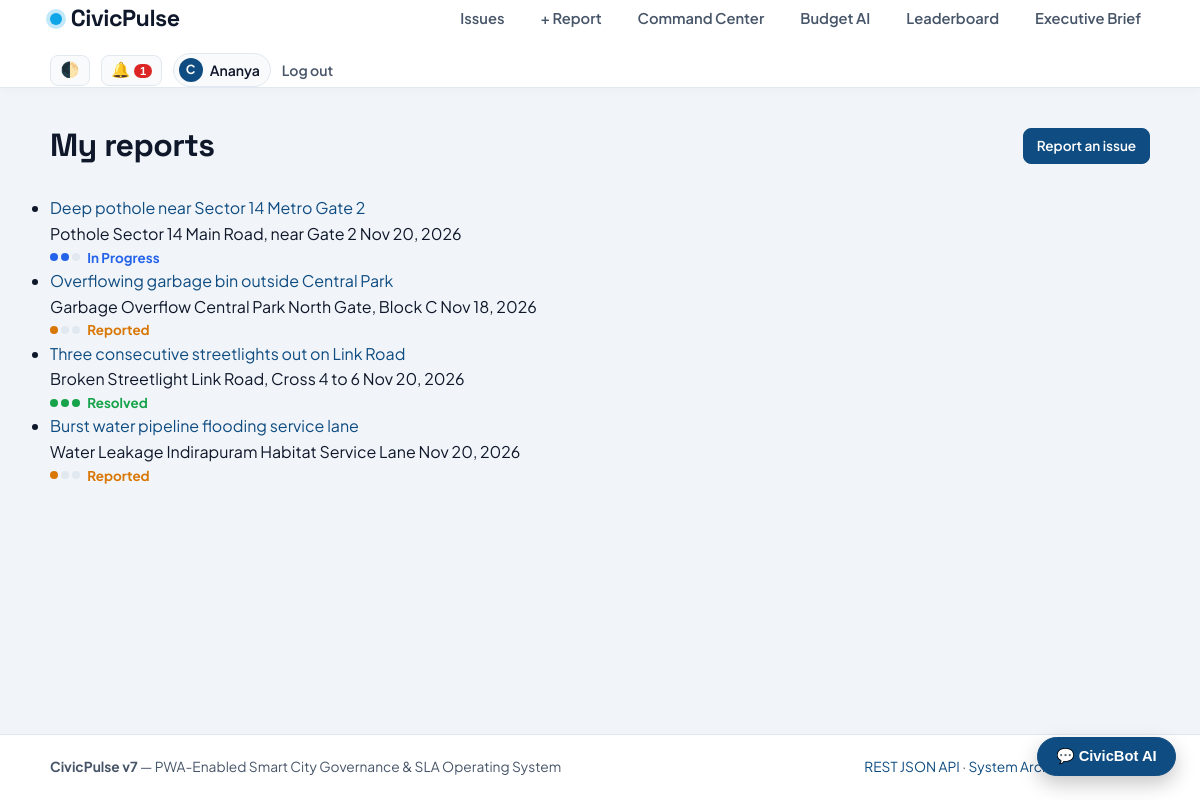
The page /my-reports/ (signed in) on the database its author committed.
### issues/models.py (models this page shows, shortened)
class Issue(models.Model):
    STATUS_CHOICES = [
        ('reported', 'Reported'),
        ('in_progress', 'In Progress'),
        ('resolved', 'Resolved'),
    ]
    title = models.CharField(max_length=200)
    description = models.TextField()
    location = models.CharField(max_length=255)
    latitude = models.FloatField(null=True, blank=True)
    longitude = models.FloatField(null=True, blank=True)
    photo = models.ImageField(upload_to='issue_photos/', blank=True, null=True)
    resolution_photo = models.ImageField(upload_to='resolution_photos/', blank=True, null=True)
    category = models.ForeignKey(Category, on_delete=models.PROTECT, related_name='issues')
    department = models.ForeignKey(
        Department, on_delete=models.SET_NULL, null=True, blank=True, related_name='issues'
    )
    status = models.CharField(max_length=20, choices=STATUS_CHOICES, default='reported')
    reported_by = models.ForeignKey(User, on_delete=models.CASCADE, related_name='reported_issues')
    upvotes = models.ManyToManyField(User, blank=True, related_name='upvoted_issues')
    citizen_verified = models.BooleanField(default=False)
    created_at = models.DateTimeField(auto_now_add=True)
    due_at = models.DateTimeField(null=True, blank=True)
    resolved_at = models.DateTimeField(null=True, blank=True)
    class Meta:
        ordering = ['-created_at']
    def get_absolute_url(self):
        return reverse('issue_detail', kwargs={'pk': self.pk})

class Category(models.Model):
    name = models.CharField(max_length=80, unique=True)
    department = models.ForeignKey(
        Department, on_delete=models.SET_NULL, null=True, blank=True, related_name='categories'
    )
    sla_hours = models.PositiveIntegerField(default=72, help_text='Target resolution window in hours')
    severity_weight = models.PositiveIntegerField(default=2, help_text='Base urgency multiplier (1-5)')
    class Meta:
        verbose_name_plural = 'Categories'

### issues/views.py (the view)
# urls.py: path('my-reports/', views.my_reports, name='my_reports'),
@login_required
def my_reports(request):
    issues = Issue.objects.filter(reported_by=request.user).select_related(
        'category', 'department'
    ).annotate(comment_count=Count('comments', distinct=True), num_upvotes=Count('upvotes', distinct=True))
    return render(request, 'issues/my_reports.html', {'issues': issues})

### issues/context_processors.py (called while the page is built, shortened)
def nav_badges(request):
    broadcast_msg = cache.get('civicpulse_emergency_broadcast', '')
    is_official = request.user.is_staff or request.user.departments.exists()
    unread_qs = request.user.notifications.filter(is_read=False).select_related('issue')
    return {
        'is_official': is_official,
        'unread_notifications': unread_qs[:5],
        'unread_count': unread_qs.count(),
        'emergency_broadcast': broadcast_msg,
    }

### templates/issues/my_reports.html (shortened to what this page needs)
{% extends "base.html" %}
{% block content %}
<div class="page-head">
  <h1>My reports</h1>
  <a class="btn btn--small" href="{% url 'report_issue' %}">Report an issue</a>
</div>
{% if issues %}
  <ul class="issue-list">
    {% for issue in issues %}
      <li class="issue-row">
        <div class="issue-main">
          <a class="issue-title" href="{{ issue.get_absolute_url }}">{{ issue.title }}</a>
          <div class="issue-meta">
            <span>{{ issue.category.name }}</span>
            <span>{{ issue.location }}</span>
            <span>{{ issue.created_at|date:"M j, Y" }}</span>
          </div>
        </div>
        <div class="issue-status">
          <span class="lane lane--{{ issue.status }}" aria-hidden="true"><i></i><i></i><i></i></span>
          <span class="status-text status-text--{{ issue.status }}">{{ issue.get_status_display }}</span>
        </div>
      </li>
    {% endfor %}
  </ul>
{% else %}
  <div class="empty">
    <p>You haven't reported any issues yet.</p>
    <p><a href="{% url 'report_issue' %}">Submit your first report</a>.</p>
  </div>
{% endif %}
{% endblock %}

### templates/base.html (shortened to what this page needs)
{% load static %}
<!doctype html>
<html lang="en" data-theme="light">
<head>
  <link rel="stylesheet" href="https://unpkg.com/leaflet@1.9.4/dist/leaflet.css">
  <link rel="stylesheet" href="{% static 'css/style.css' %}">
</head>
<body>
  <header class="topbar">
    <div class="wrap bar">
      <a class="brand" href="{% url 'home' %}">
        <span class="brand-pulse" aria-hidden="true"></span>
        <span>Civic<strong>Pulse</strong></span>
      </a>
      <nav class="nav" aria-label="Primary">
        <a href="{% url 'home' %}" {% if request.resolver_match.url_name == 'home' %}aria-current="page"{% endif %}>Issues</a>
        <a href="{% url 'report_issue' %}" {% if request.resolver_match.url_name == 'report_issue' %}aria-current="page"{% endif %}>+ Report</a>
        <a href="{% url 'command_center' %}" {% if request.resolver_match.url_name == 'command_center' %}aria-current="page"{% endif %}>Command Center</a>
        <a href="{% url 'budget_simulator' %}" {% if request.resolver_match.url_name == 'budget_simulator' %}aria-current="page"{% endif %}>Budget AI</a>
        <a href="{% url 'leaderboard' %}" {% if request.resolver_match.url_name == 'leaderboard' %}aria-current="page"{% endif %}>Leaderboard</a>
        <a href="{% url 'executive_brief' %}" {% if request.resolver_match.url_name == 'executive_brief' %}aria-current="page"{% endif %}>Executive Brief</a>
      </nav>
      <div class="account">
        <button type="button" id="theme-toggle" class="icon-btn" title="Toggle Dark/Light Theme" aria-label="Toggle Theme">🌓</button>
        {% if user.is_authenticated %}
          <div class="notif-wrap">
            <button type="button" class="icon-btn" id="notif-toggle" aria-label="Notifications">
              🔔 {% if unread_count %}<span class="notif-badge" id="notif-badge">{{ unread_count }}</span>{% endif %}
            </button>
          </div>
          <a class="user-pill" href="{% url 'profile' %}" title="View Civic ID & Badges">
            <span class="avatar-dot">{{ user.username|slice:":1"|upper }}</span>
            <span>{{ user.first_name|default:user.username }}</span>
          </a>
          <form method="post" action="{% url 'logout' %}">
            <button type="submit" class="link-btn">Log out</button>
          </form>
        {% else %}
          <a href="{% url 'login' %}" class="btn btn--small btn--ghost">Log in</a>
          <a class="btn btn--small" href="{% url 'register' %}">Join Free</a>
        {% endif %}
      </div>
    </div>
  </header>
  <main id="main" class="wrap">
    {% block content %}{% endblock %}
  </main>
  <div id="civicbot-widget" data-api-url="{% url 'civicbot_api' %}" style="position:fixed; bottom:24px; right:24px; z-index:999;">
    <button type="button" id="civicbot-toggle" class="btn bot-fab">💬 CivicBot AI</button>
  </div>
  <footer class="footer">
    <div class="wrap footer-inner">
      <span><strong>CivicPulse v7</strong> — PWA-Enabled Smart City Governance &amp; SLA Operating System</span>
      <span><a href="{% url 'public_issues_api' %}" target="_blank">REST JSON API</a> · <a href="{% url 'architecture' %}">System Architecture</a> · <a href="{% url 'about' %}">About</a></span>
    </div>
  </footer>
</body>
</html>

### static/css/style.css (style rules this page uses)
:root { --bg: #f1f5f9; --surface: #ffffff; --surface-alt: #f8fafc; --text: #0f172a; --muted: #475569; --border: #e2e8f0; --primary: #0f4c81; --primary-hover: #0a365c; --accent: #0ea5e9; --reported: #d97706; --in-progress: #2563eb; --resolved: #16a34a; --danger: #dc2626; --radius: 12px; --shadow: 0 4px 20px -2px rgba(15, 23, 42, 0.06); }
* { box-sizing: border-box; margin: 0; padding: 0; }
body { font-family: 'Plus Jakarta Sans', -apple-system, BlinkMacSystemFont, sans-serif; background: var(--bg); color: var(--text); line-height: 1.6; display: flex; flex-direction: column; min-height: 100vh; transition: background 0.2s ease, color 0.2s ease; }
h1, h2, h3, .brand { font-family: 'Space Grotesk', sans-serif; letter-spacing: -0.02em; }
a { color: var(--primary); text-decoration: none; }
.wrap { max-width: 1140px; margin: 0 auto; padding: 0 1.25rem; width: 100%; }
main.wrap { flex: 1; padding-top: 2rem; padding-bottom: 3.5rem; }
.topbar { background: var(--surface); border-bottom: 1px solid var(--border); position: sticky; top: 0; z-index: 900; box-shadow: 0 1px 10px rgba(0, 0, 0, 0.03); }
.bar { display: flex; align-items: center; justify-content: space-between; gap: 1rem; min-height: 66px; flex-wrap: wrap; }
.brand { font-size: 1.45rem; font-weight: 700; color: var(--text); display: flex; align-items: center; gap: 0.55rem; }
.brand-pulse { width: 12px; height: 12px; border-radius: 50%; background: var(--accent); box-shadow: 0 0 0 4px rgba(14, 165, 233, 0.25); }
.nav { display: flex; gap: 1.15rem; flex-wrap: wrap; align-items: center; }
.nav a { color: var(--muted); font-weight: 600; font-size: 0.92rem; padding: 0.35rem 0.55rem; border-radius: 6px; transition: all 0.15s; }
.account { display: flex; align-items: center; gap: 0.65rem; }
.icon-btn { background: var(--surface-alt); border: 1px solid var(--border); color: var(--text); border-radius: 8px; padding: 0.35rem 0.6rem; cursor: pointer; font-size: 0.95rem; position: relative; }
.user-pill { display: inline-flex; align-items: center; gap: 0.45rem; background: var(--surface-alt); border: 1px solid var(--border); padding: 0.25rem 0.65rem 0.25rem 0.3rem; border-radius: 99px; font-weight: 600; font-size: 0.88rem; color: var(--text); }
.avatar-dot { width: 24px; height: 24px; border-radius: 50%; background: var(--primary); color: #fff; display: inline-flex; align-items: center; justify-content: center; font-size: 0.78rem; font-weight: 700; }
.link-btn { background: none; border: none; color: var(--muted); cursor: pointer; font: inherit; font-size: 0.88rem; font-weight: 600; }
.notif-wrap { position: relative; }
.notif-badge { background: var(--danger); color: #fff; font-size: 0.7rem; font-weight: 700; padding: 0.05rem 0.35rem; border-radius: 99px; }
.btn { display: inline-flex; align-items: center; justify-content: center; gap: 0.4rem; background: var(--primary); color: #fff; padding: 0.6rem 1.15rem; border-radius: 8px; font-weight: 600; border: 1px solid var(--primary); cursor: pointer; font-size: 0.92rem; transition: transform 0.12s ease, background 0.15s ease; }
.btn--small { padding: 0.38rem 0.8rem; font-size: 0.85rem; }
.issue-status { display: flex; align-items: center; gap: 0.45rem; }
.status-text { font-size: 0.84rem; font-weight: 700; }
.status-text--reported { color: var(--reported); }
.status-text--in_progress { color: var(--in-progress); }
.status-text--resolved { color: var(--resolved); }
.lane { display: inline-flex; gap: 3px; }
.lane i { width: 8px; height: 8px; border-radius: 50%; background: var(--border); }
.lane--reported i:nth-child(1) { background: var(--reported); }
.lane--in_progress i:nth-child(1), .lane--in_progress i:nth-child(2) { background: var(--in-progress); }
.lane--resolved i { background: var(--resolved); }
.page-head { display: flex; justify-content: space-between; align-items: center; gap: 1rem; margin-bottom: 1.5rem; flex-wrap: wrap; }
.bot-fab { border-radius: 99px; box-shadow: 0 8px 20px rgba(0,0,0,0.22); }
.footer { border-top: 1px solid var(--border); background: var(--surface); padding: 1.35rem 0; color: var(--muted); font-size: 0.86rem; margin-top: auto; }
.footer-inner { display: flex; justify-content: space-between; flex-wrap: wrap; gap: 0.5rem; }

### rows shown on the page
Issue: title "Deep pothole near Sector 14 Metro Gate 2", category.name "Pothole", location "Sector 14 Main Road, near Gate 2", created_at "Nov 20, 2026", status "In Progress"
Issue: title "Overflowing garbage bin outside Central Park", category.name "Garbage Overflow", location "Central Park North Gate, Block C", created_at "Nov 18, 2026", status "Reported"
Issue: title "Three consecutive streetlights out on Link Road", category.name "Broken Streetlight", location "Link Road, Cross 4 to 6", created_at "Nov 20, 2026", status "Resolved"
Issue: title "Burst water pipeline flooding service lane", category.name "Water Leakage", location "Indirapuram Habitat Service Lane", created_at "Nov 20, 2026", status "Reported"

### other values the page prints
{{ unread_count }} "1"
{{ user.username|slice:":1"|upper }} "C"
{{ user.first_name|default:user.username }} "Ananya"
